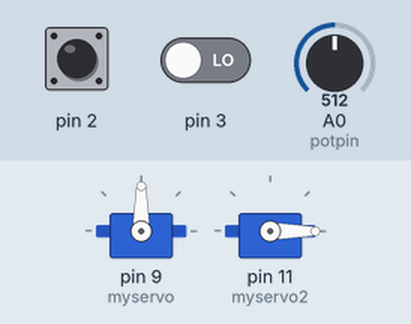
The sketch below on a simulated Arduino Uno, built with avr-gcc and run on an emulated ATmega328P. On the bench: 2 × servo. The inputs (shaded band) are chosen by the test bench; at power-on: A0 (potpin) = 512, pin 2 LOW, pin 3 LOW.

Above: at 1.2 s.
1.3 s: A0 (potpin) set to 716
At 2.5 s:
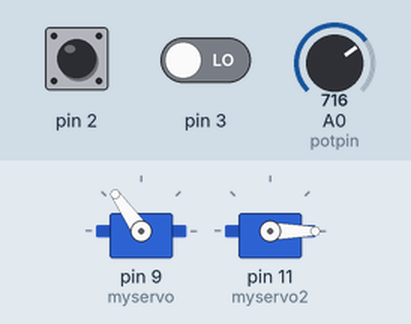
2.8 s: A0 (potpin) set to 900
At 3.8 s:
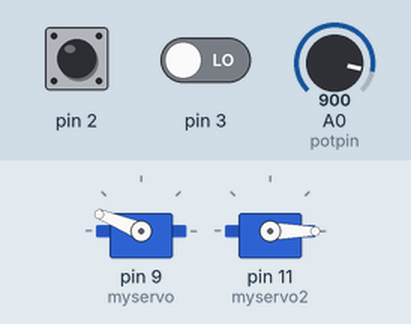
4.3 s: A0 (potpin) set to 1023
At 5.0 s:
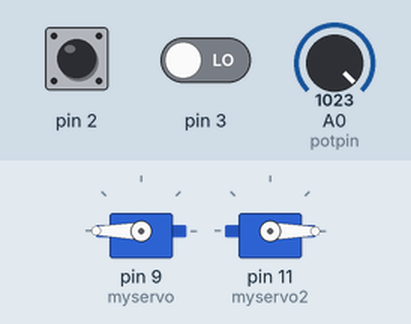
5.8 s: A0 (potpin) set to 306
At 6.1 s:
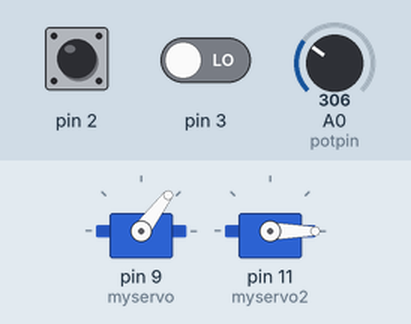
7.3 s: A0 (potpin) set to 170
At 8.5 s:
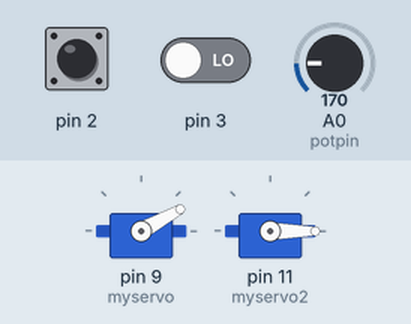
8.8 s: pin 2 pulsed HIGH 5 times (0.12 s each, 0.3 s apart)
At 11.2 s:
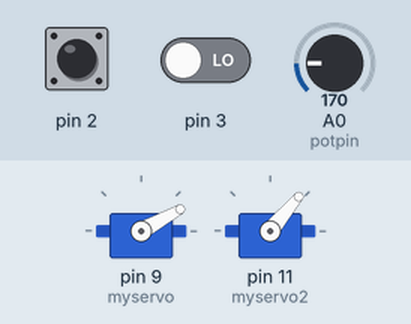
Timing chart, 0 to 12.7 s (numbered marks = the images above; inputs shaded):
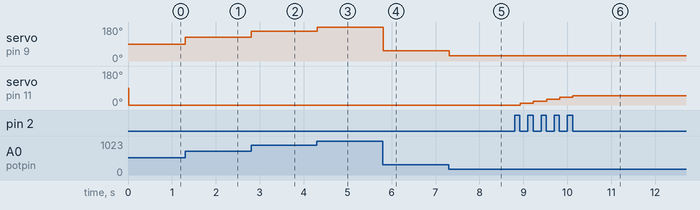

The sketch:

Servo.ino
```cpp
#include <Servo.h>

Servo myservo;
Servo myservo2;

int potpin = A0;
int val;
int a;

void setup() {
  myservo.attach(9);
  myservo2.attach(11);
  pinMode(2, INPUT);
  pinMode(3, INPUT);
}

void loop() {
  val = analogRead(potpin);
  val = map(val, 0, 1023, 0, 180);
  myservo.write(val);
  delay(15);

  if (digitalRead(2) == HIGH) {
    if (a < 180) a += 10;
    while (digitalRead(2) == HIGH) {
      delay(10);
    }
  }

  if (digitalRead(3) == HIGH) {
    if (a > 10) a -= 10;
    while (digitalRead(3) == HIGH) {
      delay(10);
    }
  }

  myservo2.write(a);
}
```

Measured:
- after the input at 1.3 s, servo on pin 9 (myservo): 90° → 125° at once
- after the input at 2.8 s, servo on pin 9 (myservo): 125° → 158° at once
- after the input at 4.3 s, servo on pin 9 (myservo): 158° → 180° at once
- after the input at 5.8 s, servo on pin 9 (myservo): 180° → 53° at once
- after the input at 7.3 s, servo on pin 9 (myservo): 53° → 29° at once
- after the input at 8.8 s, servo on pin 11 (myservo2): moves from 0° to 50° over 1.2 s, starting after 0.13 s
